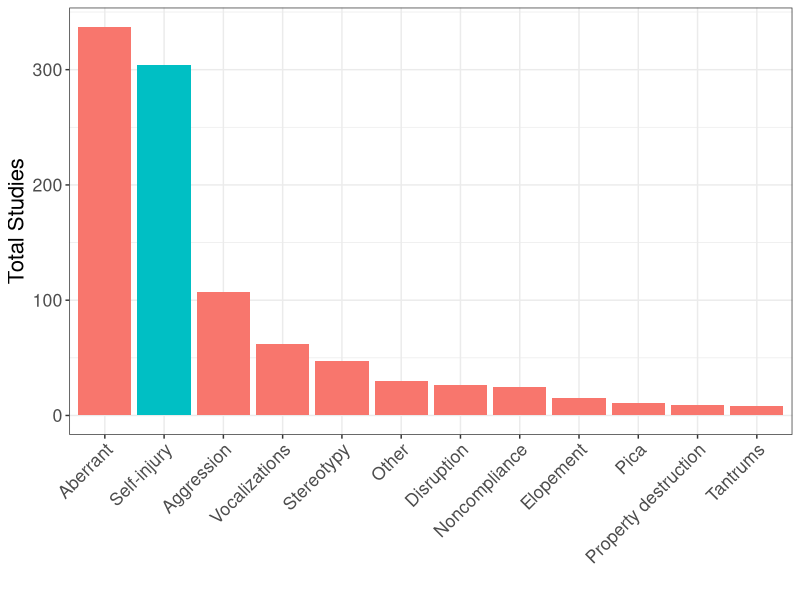

Recreate this plot in R.
## ---- chunk 1
library(tidyverse)

df <- tribble(
  ~topography,        ~undiff, ~diff, ~esc, ~attn, ~tang, ~auto, ~mult,
  "Self-injury",         22,   282,   83,    63,    34,    76,    26,
  "Aggression",          12,    95,   41,    21,    16,     2,    15,
  "Property destruction", 0,     9,    2,     2,     2,     1,     2,
  "Pica",                 0,    11,    0,     1,     0,     8,     2,
  "Disruption",           0,    26,   11,     3,     1,     7,     4,
  "Vocalizations",        3,    59,   15,    17,     6,    10,    11,
  "Noncompliance",        0,    25,    9,     9,     3,     0,     4,
  "Elopement",            0,    15,    0,     5,     4,     0,     6,
  "Stereotypy",           1,    46,    7,     0,     0,    33,     6,
  "Tantrums",             0,     8,    3,     1,     2,     0,     2,
  "Other",                0,    30,    6,     6,     1,    11,     6,
  "Aberrant",            21,   316,  120,    72,    32,     2,    90,
  "Total",               59,   922,  297,   200,   101,   150,   174
)

plot_df <- df |> 
  mutate(total_studies = undiff + diff) |> 
  filter( ! topography %in% c("Total")) |> 
  mutate(highlight = if_else(topography == "Self-injury", 1, 0))

ggplot(
  data = plot_df, 
  mapping = aes(
    x = reorder(topography, -total_studies), 
    y = total_studies,
    fill = factor(highlight)
    )) +
  geom_bar(stat = "identity", position = "dodge") +
  labs(
    y = "Total Studies",
    x = "") +
  theme_bw() +
  theme(
    text = element_text(size = 16),
    panel.background = element_rect(fill = "transparent", color = NA),
    plot.background = element_rect(fill = "transparent", color = NA),
    legend.position = "none",
    axis.text.x = element_text(angle = 45, hjust = 1)) 
